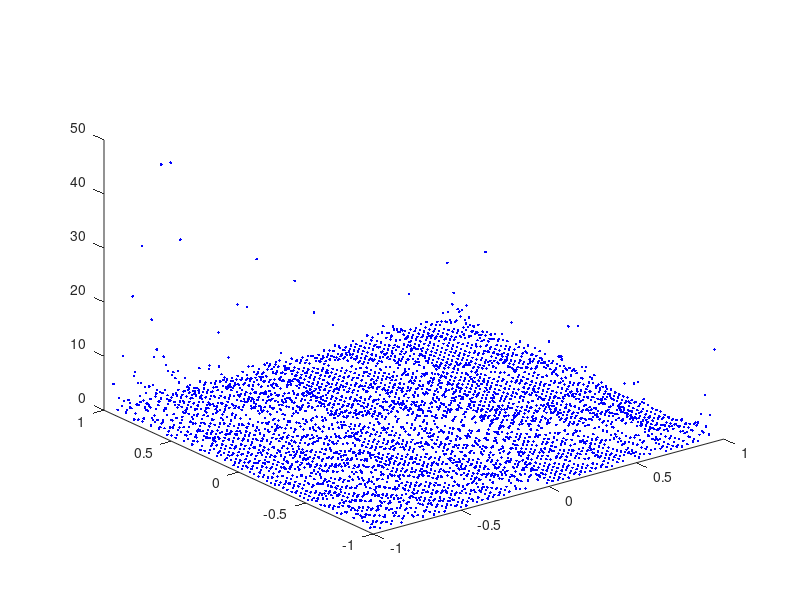

Source code (MATLAB):
clear all
close all
clc
data2mesh = load('meshXY6.mat');
meshxy = data2mesh.meshXY;
xt = meshxy(1,1:end);
yt = meshxy(2,1:end);
q = 6;

% Aeps1=(1+0.5*cos(2*pi*(meshx+meshy))).*(1+0.5*sin(2*pi*(meshy-3*meshx)));
% Aeps2=(1+0.5*cos(4*pi*(meshx+meshy))).*(1+0.5*sin(4*pi*(meshy-3*meshx)));
% Aeps3=(1+0.5*cos(8*pi*(meshx+meshy))).*(1+0.5*sin(8*pi*(meshy-3*meshx)));
% Aeps4=(1+0.5*cos(16*pi*(meshx+meshy))).*(1+0.5*sin(16*pi*(meshy-3*meshx)));
% Aeps5=(1+0.5*cos(32*pi*(meshx+meshy))).*(1+0.5*sin(32*pi*(meshy-3*meshx)));
% Aeps6=(1+0.5*cos(64*pi*(meshx+meshy))).*(1+0.5*sin(64*pi*(meshy-3*meshx)));
% Aeps = Aeps1.*Aeps2.*Aeps3.*Aeps4.*Aeps5.*Aeps6;

Aeps = ones(size(xt));
for k = 1:q
    Aeps = Aeps.*(1+0.5*cos(2^k*pi*(xt+yt))).*...
        (1+0.5*sin(2^k*pi*(yt-3*xt)));
end

figure('name', 'Aeps')
plot3(xt,yt,Aeps,'b.')
hold on
